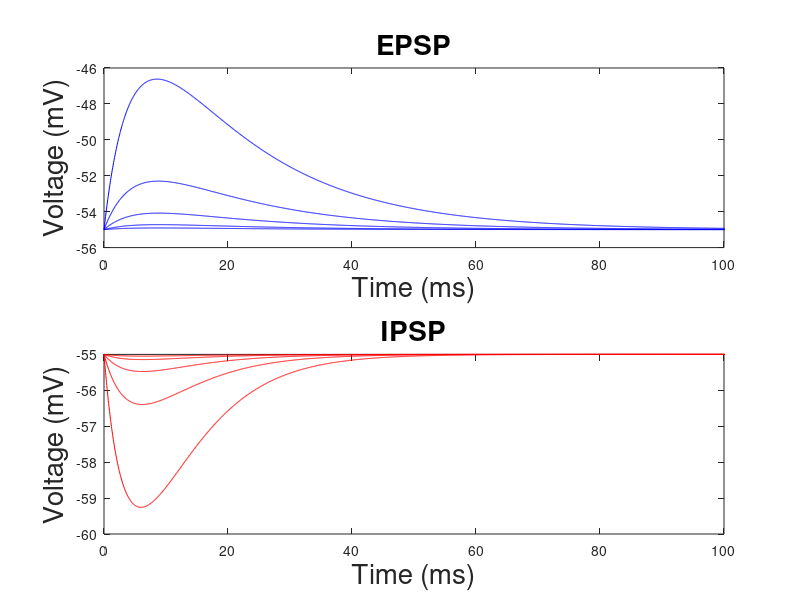

Write MATLAB code to recreate this figure. (Note: this script raises an error after producing the figure.)
%% Time Parameters
dt      = 0.05;
tEND    = 1e3;
t       = 0:dt:tEND;
T       = length(t);

%% Neuron Parameters

%Neuron properties
E_L     = [-65 -67];    %rev potential: leak (mV)
g_L     = [182/18 119/8];     %leak conductance (nS)
C       = [182 119];    %capacitance (pF)
V_th    = [-45 -47];    %spike threshold (mV)
V_reset = [-55 -55];    %reset potential (mV)
t_ref   = 0.5;    %refractory period (ms)

%Synaptic Properties
E_e     = 0;      %rev potential: E (mV)
E_i     = -80;    %rev potential: I (mV)
tau_s   = 5;      %synaptic decay timescale (1/ms)

%Adaptation Properties (No adaptation)
E_w     = -70;    %rev potential: adaptation (mV)
b_w     = 0.01;   %adaptation decay timescale (1/ms)
b       = 0;    %adaptation activation rate (1/ms)
delta_T = 0;     %subthreshold adaptation steepness
w_r     = 0.1;     %adaptation at rest (0-1)
gwnorm  = 0;       %magnitude of adaptation


%% Normalized Paramets

v_inf = [-55 -55];      %Input Voltage from Population
tau   = C./g_L;         %Cell tau
w     = [0.1;0.3;1;3;10]; %Weight of incoming signal
W     = transpose(logspace(-1,1,25));
G     = [1,3,10];              %Background tau

N     = length(w);
NN    = length(W);

%% Allocated Arrays

vE = zeros(N,T,length(G));
vI = zeros(N,T,length(G));

VE = v_inf(1).*ones(NN,T,length(G));
VI = v_inf(2).*ones(NN,T,length(G));

vE(:,1,:) = v_inf(1).*ones(N,1,length(G));
vI(:,1,:) = v_inf(2).*ones(N,1,length(G));

VE(:,1,:) = v_inf(1).*ones(NN,1,length(G));
VI(:,1,:) = v_inf(2).*ones(NN,1,length(G));

s = exp(-t./tau_s);

%% Loop 
for gg = 1:length(G)
for n = 1:T-1
    
    dvE = - G(gg).*vE(:,n,gg) + v_inf(1) - ((w.*s(n))./g_L(1)).*(vE(:,n,gg) - E_e);
    dvI = - G(gg).*vI(:,n,gg) + v_inf(2) - ((w.*s(n))./g_L(2)).*(vI(:,n,gg) - E_i);
        
    vE(:,n+1,gg) = vE(:,n,gg) + dvE.*dt./tau(1);
    vI(:,n+1,gg) = vI(:,n,gg) + dvI.*dt./tau(2);
    
    dVE = - G(gg).*VE(:,n,gg) + v_inf(1) - ((W.*s(n))./g_L(1)).*(VE(:,n,gg) - E_e);
    dVI = - G(gg).*VI(:,n,gg) + v_inf(2) - ((W.*s(n))./g_L(2)).*(VI(:,n,gg) - E_i);
        
    VE(:,n+1,gg) = VE(:,n,gg) + dVE.*dt./tau(1);
    VI(:,n+1,gg) = VI(:,n,gg) + dVI.*dt./tau(2);
    
end
end

%%

for gg = 1:length(G)
figure
subplot(2,1,1)
plot(t,vE(:,:,gg),'b')
xlim([0 100])
xlabel('Time (ms)','fontsize',20);ylabel('Voltage (mV)','fontsize',20);title('EPSP','fontsize',20)
subplot(2,1,2)
plot(t,vI(:,:,gg),'r')
xlim([0 100])
xlabel('Time (ms)','fontsize',20);ylabel('Voltage (mV)','fontsize',20);title('IPSP','fontsize',20)
NiceSave(['Example_EPSP_IPSP_G_' char(num2str(G(gg)))],'/Users/jonathangornet/Documents/GitHub/SOSpikingModel/Figures',[])
end

%%
VEmax = zeros(N,length(G));
VImin = zeros(NN,length(G));

for gg = 1:length(G)
for ii = 1:NN
    
    VEmax(ii,gg) = max(VE(ii,:,gg)) - v_inf(1);
    VImin(ii,gg) = min(VI(ii,:,gg)) - v_inf(2);
        
end
end

%%
figure
subplot(2,1,1)
plot(log10(W),VEmax(:,1),'.-','Color',[0.7 0.7 1],'linewidth',2,'markersize',25)
hold on
plot(log10(W),VEmax(:,2),'.-','Color',[0.3 0.3 1],'linewidth',2,'markersize',25)
hold on
plot(log10(W),VEmax(:,3),'.-','Color',[0 0 0.5],'linewidth',2,'markersize',25)
LogScale('x',10)
xlabel('Weight (nS)','fontsize',20);ylabel('Voltage mV','fontsize',20);title('EPSP','fontsize',20)
legend('G: 1','G: 3','G: 10','Location','northwest')
subplot(2,1,2)
plot(log10(W),VImin(:,1),'.-','Color',[1 0.7 0.7],'linewidth',2,'markersize',25)
hold on
plot(log10(W),VImin(:,2),'.-','Color',[1 0.3 0.3],'linewidth',2,'markersize',25)
hold on
plot(log10(W),VImin(:,3),'.-','Color',[0.5 0 0],'linewidth',2,'markersize',25)
legend('G: 1','G: 3','G: 10','Location','southwest')
LogScale('x',10)
xlabel('Weight (nS)','fontsize',20);ylabel('Voltage mV','fontsize',20);title('IPSP','fontsize',20)

NiceSave('EPSP_IPSP','/Users/jonathangornet/Documents/GitHub/SOSpikingModel/Figures',[])
